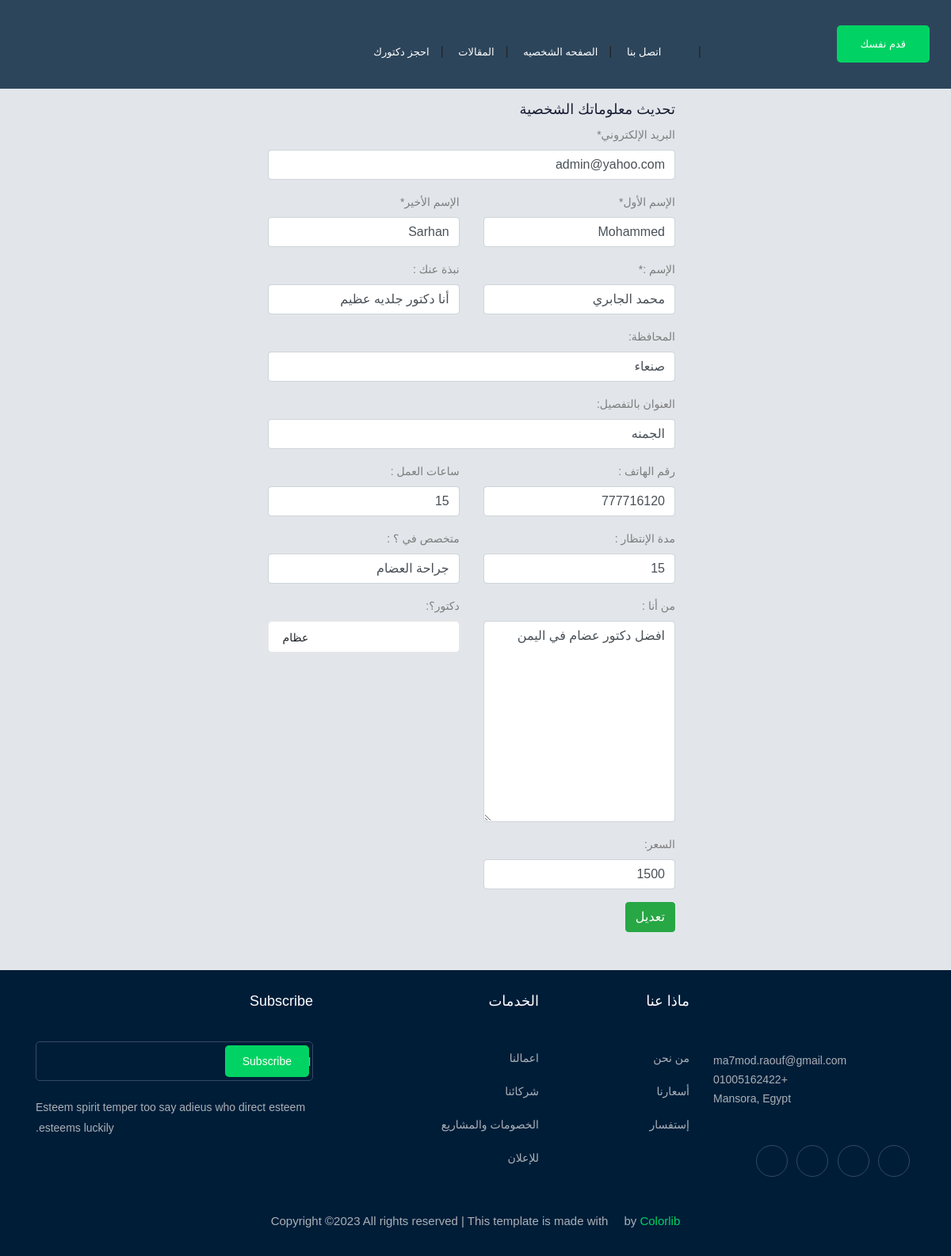
The app's page /accounts/update_profile/ (signed in) with its own data.
### Accounts/models.py (models this page shows, shortened)
class Profile(models.Model):
    user=models.OneToOneField(User, verbose_name=_("user"), on_delete=models.CASCADE)
    name = models.CharField(_("الإسم :"), max_length=80)
    subtitle=models.CharField(_("نبذة عنك :"), max_length=50,null=True,blank=True)
    adress=models.CharField(_("المحافظة:"), max_length=50,null=True,blank=True)
    adress_detail=models.CharField(_("العنوان بالتفصيل:"), max_length=50,null=True,blank=True)
    number_phone=models.IntegerField(_("رقم الهاتف :"),null=True,blank=True)
    working_hours=models.IntegerField(_(" ساعات العمل :"),null=True,blank=True)
    wating_time=models.IntegerField(_(" مدة الإنتظار :"),null=True,blank=True)
    spcalist_doctor=models.CharField(_("متخصص في ؟ :"), max_length=500,null=True,blank=True)
    join_new=models.DateField( auto_now_add=True,null=True,blank=True)
    type=models.CharField(_("النوع: "),choices=TYPE_OF_PESRON, max_length=50,null=True,blank=True)
    who_i=models.TextField(_(" من أنا : "),max_length=500,null=True,blank=True)
    doctor=models.CharField(_(" دكتور؟:"), choices=DOCTORS_IN,max_length=50,null=True,blank=True)
    price=models.IntegerField(_("السعر: "),null=True,blank=True)
    image=models.ImageField(_(" صورة لك:  "),upload_to='profile',null=True,blank=True)
    slug=models.SlugField(_("slug"),null=True,blank=True)
    facebook=models.CharField(_("facebook"), max_length=50,null=True,blank=True)
    twiter=models.CharField(_("twiter"), max_length=50,null=True,blank=True)
    google=models.CharField(_("google"), max_length=50,null=True,blank=True)
    class Meta:
        verbose_name = 'Profile'
        verbose_name_plural = 'Profiles'

### Accounts/views.py (the view, shortened to what this page needs)
# urls.py: path('update_profile/', update_profile,name='update_profile'),
def update_profile(request):
    user_form=Update_User_Form(instance=request.user)
    profile_form=Update_Profile_Form(instance=request.user.profile)
    return render(request,"user/updatee_profile.html",{
        'user_form':user_form,'profile_form':profile_form
    })

### Accounts/forms.py
class Update_User_Form(forms.ModelForm):
    first_name=forms.CharField(label='الإسم الأول')
    last_name=forms.CharField(label='الإسم الأخير')
    email=forms.EmailField(label='البريد الإلكتروني')
    class Meta:
        model= User
        fields=('first_name','last_name','email'
        )

class Update_Profile_Form(forms.ModelForm):
    class Meta:
        model= Profile
        fields=('name','subtitle','adress',
        'adress_detail',
        'number_phone',
        'working_hours',
        'wating_time',
        'spcalist_doctor',
        'type',
        'who_i',
        'doctor',
        'price',
        )

### Accounts/templates/user/updatee_profile.html (shortened to what this page needs)
{% extends 'base.html' %}
{% load static %}
{% load crispy_forms_tags %}
{% block body %}
<div dir="rtl">
    <div class="container">
        <div class="signup">
        <div class="col-md-9" >
            <form method="POST" enctype="multipart/form-data">
                <h4 class="auth-header">تحديث معلوماتك الشخصية</h4>
                    <div class="form-group">
                            {{ user_form.email|as_crispy_field }}
                    </div>
                    <div class="row">
                        <div class="col-sm-6">
                            <div class="form-group">
                                {{ user_form.first_name|as_crispy_field }}
                        </div>
                        </div>
                        <div class="col-sm-6">
                            <div class="form-group">
                                {{ user_form.last_name|as_crispy_field }}
                        </div>
                    </div>
                    </div>
                    <div class="row">
                        <div class="col-sm-6">
                            <div class="form-group">
                                {{ profile_form.name|as_crispy_field }}
                            </div>
                        </div>
                        <div class="col-sm-6">
                            <div class="form-group">
                                {{ profile_form.subtitle|as_crispy_field }}
                            </div>
                        </div>
                    </div>
                    <div class="form-group">
                        {{ profile_form.adress|as_crispy_field }}
                    </div>
                    <div class="form-group">
                        {{ profile_form.adress_detail|as_crispy_field }}
                    </div>
                    <div class="row">
                        <div class="col-sm-6">
                            <div class="form-group">
                                {{ profile_form.number_phone|as_crispy_field }}
                            </div>
                        </div>
                        <div class="col-sm-6">
                            <div class="form-group">
                                {{ profile_form.working_hours|as_crispy_field }}
                            </div>
                        </div>
                    </div>
                    <div class="row">
                        <div class="col-sm-6">
                            <div class="form-group">
                                {{ profile_form.wating_time|as_crispy_field }}
                            </div>
                        </div>
                        <div class="col-sm-6">
                            <div class="form-group">
                                {{ profile_form.spcalist_doctor|as_crispy_field }}
                        </div>
                        </div>
                    </div>
                    <div class="row">
                        <div class="col-sm-6">
                            <div class="form-group">
                                {{ profile_form.who_i|as_crispy_field }}
                            </div>
                        </div>
                        <div class="col-sm-6">
                            <div class="form-group">
                                {{ profile_form.doctor|as_crispy_field }}
                        </div>
                        </div>
                    </div>
                    <div class="row">
                        <div class="col-sm-6">
                            <div class="form-group">
                                {{ profile_form.price|as_crispy_field }}
                            </div>
                        </div>
                <div class="buttons-w col-sm-12"><button type="submit" class="btn btn-success">تعديل</button></div>
            </form>
        </div>
        </div>
    </div>
    </div>
{% endblock body %}

### records on screen
Profile: name "محمد الجابري", subtitle "أنا دكتور جلديه عظيم", adress "صنعاء", adress_detail "الجمنه", number_phone "777716120", working_hours "15", wating_time "15", spcalist_doctor "جراحة العضام", who_i "افضل دكتور عضام في اليمن", doctor|as_crispy_field "دكتور؟:", price "1500"
